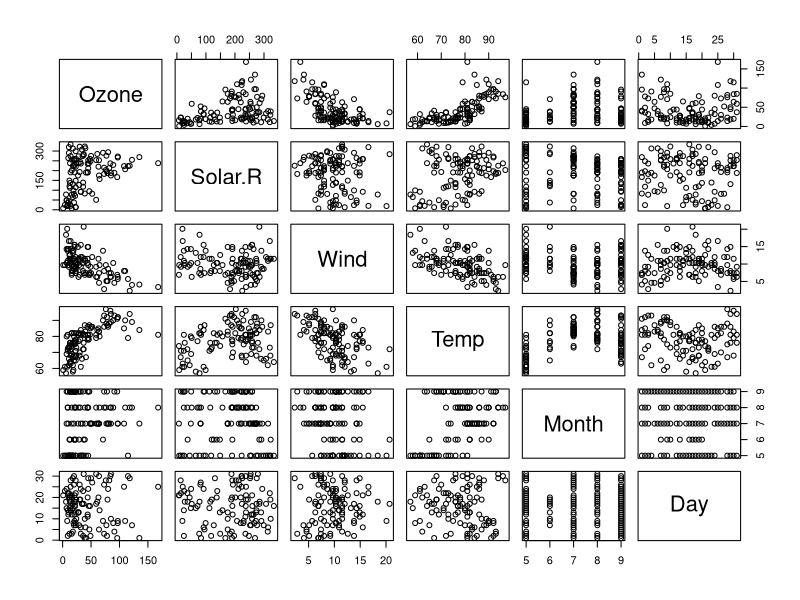
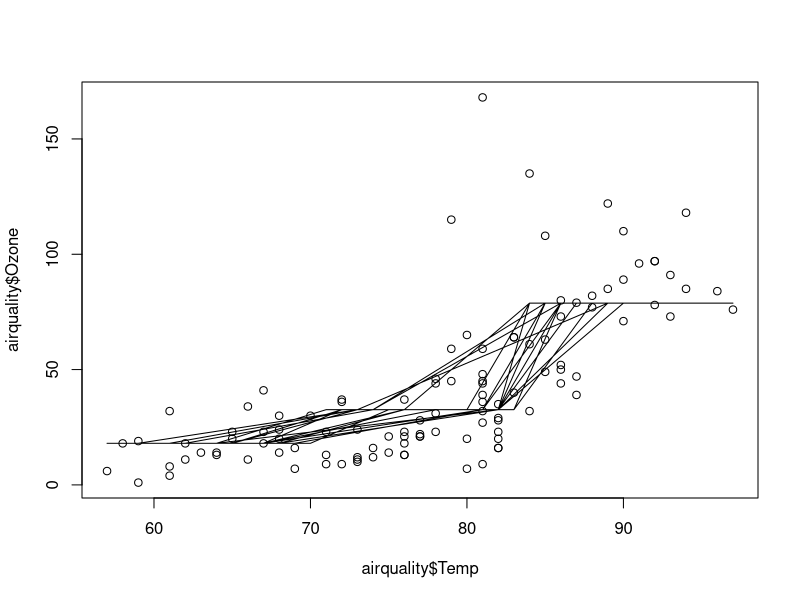
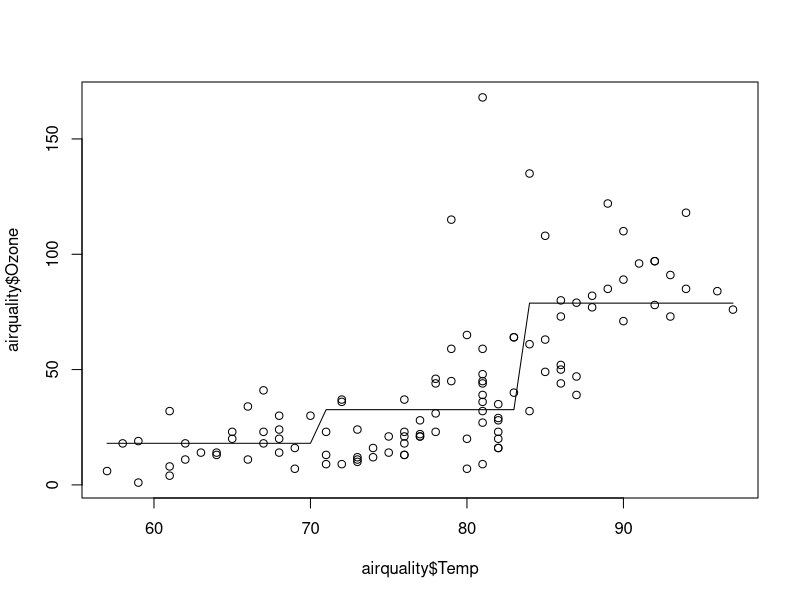
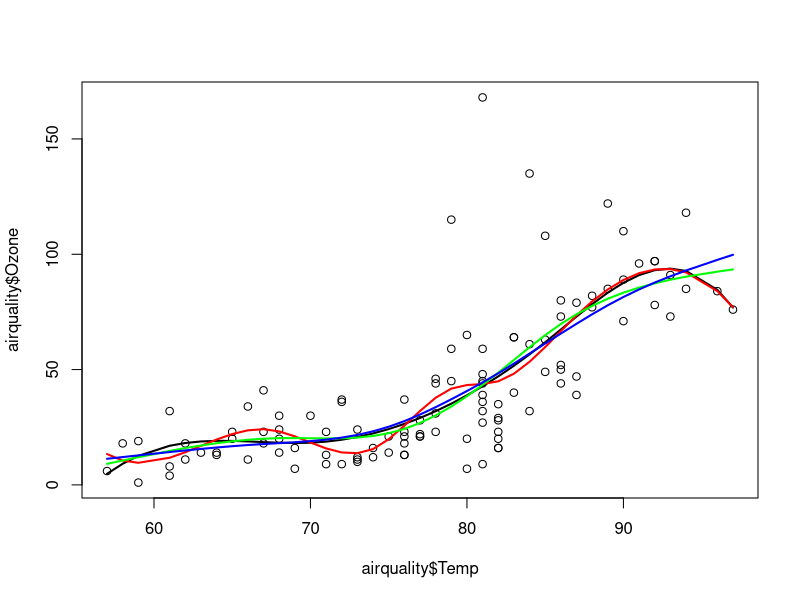
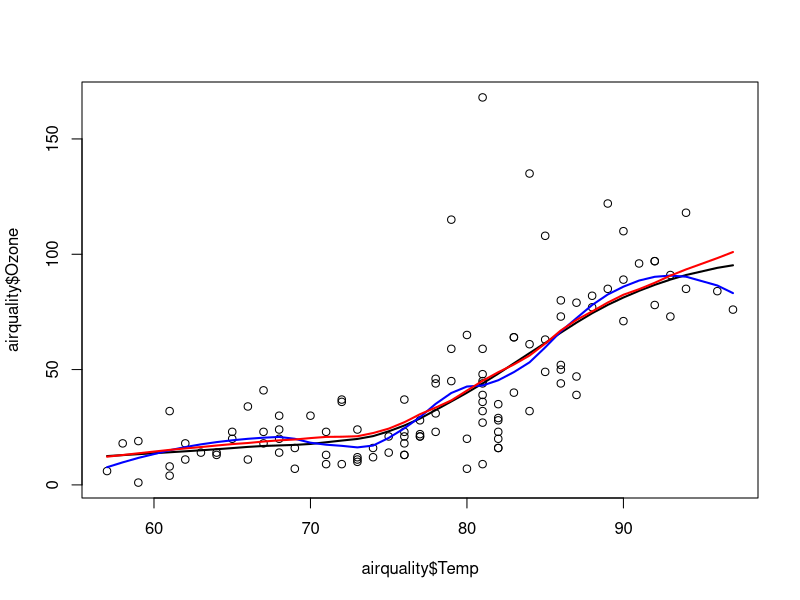
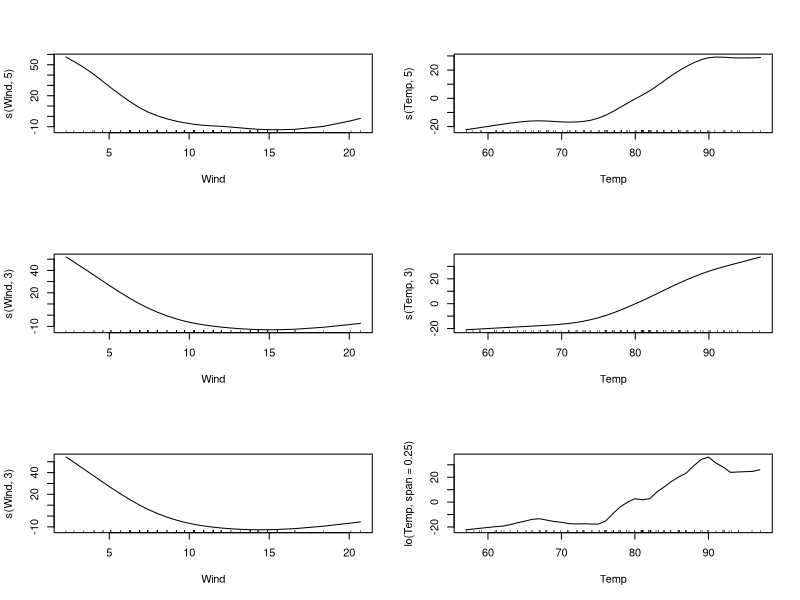

Here is the R script that generated these plots, in order:
# Chapter 7 Code

# Step functions ---------------------------------------------------

data(airquality)
airquality <- na.omit(airquality)

pairs(airquality)

plot(airquality$Temp, airquality$Ozone)

table(cut(airquality$Temp ,3)) 

stepfit1 <- lm(Ozone ~ cut(Temp, 3), data = airquality)
coef(stepfit1)
steppred1 <- predict(stepfit1)
lines(airquality$Temp, steppred1)

stepdat1 <- data.frame(Temp = airquality$Temp, steppred1)
stepdat1 <- stepdat1[order(stepdat1$Temp), ]
plot(airquality$Temp, airquality$Ozone)
lines(stepdat1$Temp, stepdat1$steppred1)



# Splines ----------------------------------------------------------
# https://pclambert.net/interactivegraphs/spline_eg/spline_eg

library(splines)

plot(airquality$Temp, airquality$Ozone)

fit1 <- lm(Ozone ~ bs(Temp, knots = c(70, 85)), data = airquality)
summary(fit1)
pred1 <- predict(fit1)
dat1 <- data.frame(Temp = airquality$Temp, pred1)
dat1 <- dat1[order(dat1$Temp), ]
lines(dat1$Temp, dat1$pred1, type = "l", lwd = 2)

fit2 <- lm(Ozone ~ bs(Temp, df = 8), data = airquality)
pred2 <- predict(fit2)
dat2 <- data.frame(Temp = airquality$Temp, pred2)
dat2 <- dat2[order(dat2$Temp), ]
lines(dat2$Temp, dat2$pred2, type = "l", col = "red", lwd = 2)
attr(bs(airquality$Temp, df = 8), "knots")

fit3 <- lm(Ozone ~ ns(Temp, df = 5), data = airquality)
pred3 <- predict(fit3)
dat3 <- data.frame(Temp = airquality$Temp, pred3)
dat3 <- dat3[order(dat3$Temp), ]
lines(dat3$Temp, dat3$pred3, type = "l", col = "green", lwd = 2)

fit4 <- smooth.spline(airquality$Temp, airquality$Ozone, cv = TRUE) 
pred4 <- predict(fit4)
lines(pred4$x, pred4$y, col = "blue", lwd = 2)



library(boot)

cvfit1 <- glm(Ozone ~ ns(Temp, df = 5), data = airquality)
cvfit1loocv <- cv.glm(airquality, cvfit1)
cvfit1loocv$delta[1]

cvfit2 <- glm(Ozone ~ ns(Temp, df = 6), data = airquality)
cvfit2loocv <- cv.glm(airquality, cvfit2)
cvfit2loocv$delta[1]



# Local regression --------------------------------------------------

plot(airquality$Temp, airquality$Ozone)

locfit1 <- loess(airquality$Ozone ~ airquality$Temp, span = 0.75)
predloc1 <- predict(locfit1)
locdat1 <- data.frame(Temp = airquality$Temp, predloc1)
locdat1 <- locdat1[order(locdat1$Temp), ]
lines(locdat1$Temp, locdat1$predloc1, lwd = 2)

locfit2 <- loess(airquality$Ozone ~ airquality$Temp, span = 0.5)
predloc2 <- predict(locfit2)
locdat2 <- data.frame(Temp = airquality$Temp, predloc2)
locdat2 <- locdat2[order(locdat2$Temp), ]
lines(locdat2$Temp, locdat2$predloc2, col = "blue", lwd = 2)

locfit3 <- loess(airquality$Ozone ~ airquality$Temp, span = 0.5, degree = 1)
predloc3 <- predict(locfit3)
locdat3 <- data.frame(Temp = airquality$Temp, predloc3)
locdat3 <- locdat3[order(locdat3$Temp), ]
lines(locdat3$Temp, locdat3$predloc3, col = "red", lwd = 2)


# GAM ---------------------------------------------------------------

library(gam)
par(mfrow = c(3,2))

gam1 <- gam(Ozone ~ s(Wind, 5) + s(Temp, 5), data = airquality)
plot(gam1)

gam2 <- gam(Ozone ~ s(Wind, 3) + s(Temp, 3), data = airquality)
plot(gam2)

gam3 <- gam(Ozone ~ s(Wind, 3) + lo(Temp, span = 0.25), data = airquality)
plot(gam3)

gam4 <- lm(Ozone ~ bs(Wind, 3) + ns(Temp, 3) + poly(Solar.R, 2), data = airquality)
summary(gam4)
